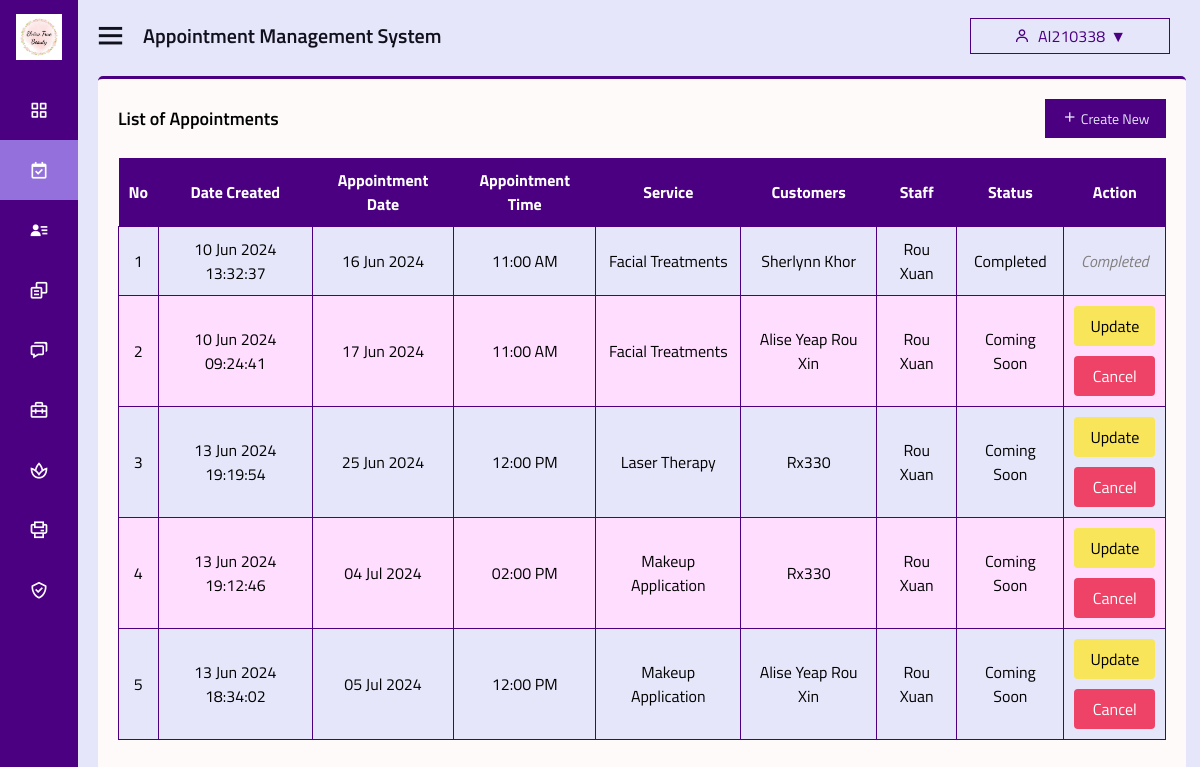
Page /admin-appointment.php (signed in) on the committed database.
### tables this page shows
CREATE TABLE `user` (
  `user_id` int(11) NOT NULL,
  `username` varchar(255) NOT NULL,
  `email` varchar(255) NOT NULL,
  `gender` enum('male','female','rather not say') NOT NULL,
  `password` varchar(255) NOT NULL,
  `phone_number` varchar(20) DEFAULT NULL,
  `profile_picture` varchar(255) DEFAULT NULL,
  `security_question_id` int(11) DEFAULT NULL,
  `security_answer` varchar(255) DEFAULT NULL,
  `verification_code` varchar(10) DEFAULT NULL,
  `is_verified` tinyint(1) NOT NULL DEFAULT 0,
  `role` enum('admin','staff','customer') NOT NULL DEFAULT 'customer',
  `date_created` timestamp NOT NULL DEFAULT current_timestamp(),
  `date_updated` timestamp NOT NULL DEFAULT current_timestamp() ON UPDATE current_timestamp()
);

CREATE TABLE `appointment` (
  `appointment_id` int(11) NOT NULL,
  `customer_id` int(11) NOT NULL,
  `service_id` int(11) NOT NULL,
  `staff_id` int(11) DEFAULT NULL,
  `appointment_date` date NOT NULL,
  `appointment_time` time NOT NULL,
  `appointment_status` varchar(20) NOT NULL,
  `date_created` timestamp NOT NULL DEFAULT current_timestamp(),
  `date_updated` timestamp NOT NULL DEFAULT current_timestamp() ON UPDATE current_timestamp()
);

CREATE TABLE `service` (
  `service_id` int(11) NOT NULL,
  `service_name` varchar(255) NOT NULL,
  `service_description` text DEFAULT NULL,
  `service_duration` int(11) DEFAULT NULL,
  `service_price` decimal(10,2) DEFAULT NULL,
  `service_image` varchar(255) DEFAULT NULL,
  `date_created` timestamp NOT NULL DEFAULT current_timestamp(),
  `date_updated` timestamp NOT NULL DEFAULT current_timestamp() ON UPDATE current_timestamp()
);

### admin-appointment.php (the view, shortened to what this page needs)
<?php
include 'config.php';
if (isset($_SESSION['user_id'])) {
    $user_id = $_SESSION['user_id'];
    $stmt_user = $pdo->prepare("SELECT * FROM user WHERE user_id = ?");
    $stmt_user->execute([$user_id]);
    $user = $stmt_user->fetch(PDO::FETCH_ASSOC);
    if ($user['role'] == 'admin') {
        $admin_name = $user['username'];
        $stmt_appointments = $pdo->prepare("SELECT a.*, s.service_name, c.username AS customer_name, u.username AS staff_name
                                            FROM appointment a
                                            LEFT JOIN service s ON a.service_id = s.service_id
                                            LEFT JOIN user c ON a.customer_id = c.user_id
                                            LEFT JOIN user u ON a.staff_id = u.user_id
                                            ORDER BY a.appointment_date ASC, a.appointment_time ASC");
        $stmt_appointments->execute();
        $appointments = $stmt_appointments->fetchAll(PDO::FETCH_ASSOC);
    } else {
        header("Location: login.php");
        exit();
    }
} else {
    header("Location: login.php");
    exit();
}
function convertToCustomFormat($time24) {
    $hour = intval(substr($time24, 0, 2));
    $minute = substr($time24, 3, 2);
    $meridiem = $hour >= 12 ? 'PM' : 'AM';
    $hour = $hour % 12;
    if ($hour == 0) {
        $hour = 12;
    }
    return sprintf('%02d:%s %s', $hour, $minute, $meridiem);
}
?>
<!DOCTYPE html>
<html lang="en" dir="ltr">
<head>
  <link rel="stylesheet" href="css/style.css">
  <link rel="stylesheet" href="https://cdnjs.cloudflare.com/ajax/libs/font-awesome/5.15.4/css/all.min.css" />
  <link href='https://unpkg.com/boxicons@2.0.7/css/boxicons.min.css' rel='stylesheet'>
  <link rel="stylesheet" href="https://code.jquery.com/ui/1.12.1/themes/base/jquery-ui.css">
  <link rel="stylesheet" href="https://cdnjs.cloudflare.com/ajax/libs/jquery-timepicker/1.13.18/jquery.timepicker.min.css">
</head>
<body>
<div class="sidebar close">
    <div class="logo-details">
      <img src="favicon/favicon.ico" alt="logo">
    </div>
    <ul class="nav-links">
    <li>
        <a href="admin-dashboard.php">
          <i class='bx bx-grid-alt' ></i>
        </a>
      </li>
      <li class="<?php echo basename($_SERVER['PHP_SELF']) == 'admin-appointment.php' ? 'active' : ''; ?>">
        <a href="admin-appointment.php">
          <i class='bx bx-calendar-check'></i>
        </a>
      </li>
      <li>
        <a href="admin-customer.php">
          <i class='bx bxs-user-detail' ></i>
        </a>
      </li>
      <li>
        <a href="admin-login.php">
          <i class='bx bx-copy-alt' ></i>
        </a>
      </li>
      <li>
        <a href="admin-message.php">
          <i class='bx bx-chat' ></i>
        </a>
      </li>
      <li>
        <a href="admin-staff.php">
          <i class='bx bx-briefcase-alt-2'></i>
        </a>
      </li>
      <li>
        <a href="admin-service.php">
          <i class='bx bx-spa'></i>
        </a>
      </li>
      <li>
        <a href="admin-report.php">
          <i class='bx bx-printer bx-flip-vertical' ></i>
        </a>
      </li>
      <li>
        <a href="admin-role.php">
          <i class='bx bx-check-shield' ></i>
        </a>
      </li>
    </div>
  <section class="home-section">
    <div class="home-content">
      <i class='bx bx-menu' ></i>
      <span class="text">Appointment Management System</span>
      <div class="user-dropdown">
        <button class="user-dropdown-btn">
        <i class="bx bx-user"></i> <?php echo isset($admin_name) ? $admin_name : ''; ?>
        </button>
      </div>
    </div>
    <div class="content">
      <div class="content-header">
        <h3 class="content-title">List of Appointments</h3>
        <div class="content-tools">
          <a href="admin-create-appointment.php" class="btn btn-flat btn-primary"><i class='bx bx-plus'></i> Create New</a>
        </div>
      </div>
      <div class="appointment-list-container">
        <table class="appointment-list">
          <thead>
            <tr>
              <th>No</th>
              <th>Date Created</th>
              <th>Appointment Date</th>
              <th>Appointment Time</th>
              <th>Service</th>
              <th>Customers</th>
              <th>Staff</th>
              <th>Status</th>
              <th>Action</th>
            </tr>
          </thead>
          <tbody>
            <?php foreach ($appointments as $key => $appointment): ?>
              <tr>
                <td><?php echo $key + 1; ?></td>
                <td><?php echo date('d M Y H:i:s', strtotime($appointment['date_created'])); ?></td>
                <td><?php echo date('d M Y', strtotime($appointment['appointment_date'])); ?></td>
                <td><?php echo convertToCustomFormat($appointment['appointment_time']); ?></td>
                <td><?php echo $appointment['service_name']; ?></td>
                <td><?php echo $appointment['customer_name']; ?></td>
                <td><?php echo $appointment['staff_name']; ?></td>
                <td><?php echo $appointment['appointment_status']; ?></td>
                <td>
                    <?php if ($appointment['appointment_status'] === 'Completed'): ?>
                        <span class="completed-status">Completed</span>
                    <?php else: ?>
                        <a href="admin-view-appointment.php?appointment_id=<?php echo $appointment['appointment_id']; ?>" class="admin-update-appointment-btn">Update</a>
                        <a href="#" class="admin-delete-appointment-btn" onclick="confirmDelete(<?php echo $appointment['appointment_id']; ?>)">Cancel</a>
                    <?php endif; ?>
                </td>
              </tr>
            <?php endforeach; ?>
          </tbody>
        </table>
      </div>
    </div>
  </section>
</body>
</html>

### css/style.css (style rules this page uses)
* { margin: 0; padding: 0; box-sizing: border-box; font-family: 'Titillium Web'; font-size: 16px; }
.sidebar { position: fixed; top: 0; left: 0; height: 100%; width: 320px; background: indigo; z-index: 100; transition: all 0.5s ease; }
.sidebar.close { width: 78px; }
.sidebar .logo-details { height: 60px; width: 100%; display: flex; align-items: center; margin-bottom: 20px; }
.sidebar.close .logo-details img { padding-left: 16px; padding-top: 14px; width:80%; }
.sidebar.close .logo-details img { display: block; }
.sidebar .logo-details img { display: none; }
.sidebar .nav-links { height: 100%; overflow: auto; }
.sidebar.close .nav-links { overflow: visible; }
.sidebar .nav-links li { position: relative; list-style: none; transition: all 0.4s ease; }
.sidebar .nav-links li i { height: 60px; min-width: 78px; text-align: center; line-height: 60px; color: #fff; font-size: 20px; cursor: pointer; transition: all 0.3s ease; }
.sidebar .nav-links li a { display: flex; align-items: center; text-decoration: none; }
.active { background-color: mediumpurple; color: #fff; }
.content { width: 97%; background-color: snow; height: 93%; margin-top: 16px; margin-left: 20px; border-top: 3px solid indigo; border-radius: 5px; }
.content-header { padding-top: 20px; margin-bottom: 0; display: flex; justify-content: space-between; align-items: center; padding-left: 20px; padding-right: 20px; }
.content-title { font-size: 18px; font-weight: 600; }
.content-tools { margin-left: auto; }
.btn { display: inline-block; padding: 8px 16px; font-size: 14px; text-align: center; text-decoration: none; cursor: pointer; }
.btn-primary { color: lavender; background-color: indigo; border: 1px solid indigo; }
.home-section { position: relative; background: lavender; height: 1000vh; left: 320px; width: calc(100% - 320px); transition: all 0.5s ease; }
.sidebar.close ~ .home-section { left: 78px; width: calc(100% - 78px); }
.home-section .home-content { height: 60px; display: flex; align-items: center; padding-top: 10px; }
.home-section .home-content .bx-menu, .home-section .home-content .text { color: #11101d; font-size: 35px; }
.home-section .home-content .bx-menu { margin: 0 15px; cursor: pointer; }
.home-section .home-content .text { font-size: 20px; font-weight: 600; }
.user-dropdown { position: absolute; display: inline-block; top: 24px; right: 0; margin-left: 800px; margin-right: 30px; }
.user-dropdown-btn { background-color: lavender; color: indigo; padding: 5px 15px; border: 1px solid indigo; cursor: pointer; font-size: 16px; display: flex; align-items: center; margin-top: -6px; width: 200px; justify-content: center; white-space: nowrap; overflow: hidden; text-overflow: ellipsis; }
.user-dropdown-btn i { margin-right: 8px; }
.user-dropdown-btn::after { content: '\25BC'; margin-left: 5px; }
.appointment-list-container { margin: 20px; text-align: center; }
.appointment-list { width: 100%; border-collapse: collapse; margin-top: 15px; }
.appointment-list th, .appointment-list td { text-align: center; }
.appointment-list th { background-color: #4B0082; color: #FFF; padding: 10px; }
.appointment-list tbody tr { background-color: #E6E6FA; }
.appointment-list tbody tr:nth-child(even) { background-color: #ffddff; }
.appointment-list td { padding: 10px; border: 1px solid #4B0082; }
.admin-update-appointment-btn { background-color: #F8E559; color: black; padding: 8px 16px; border: none; border-radius: 4px; cursor: pointer; text-decoration: none; transition: background-color 0.3s ease; display: block; text-align: center; font-family: 'Titillium Web'; }
.admin-delete-appointment-btn { background-color: #EE4266; color: #fff; padding: 8px 16px; border: none; border-radius: 4px; cursor: pointer; text-decoration: none; transition: background-color 0.3s ease; display: block; text-align: center; font-family: 'Titillium Web'; margin-top: 10px; }

### admin-appointment.php (style rules this page uses)
.completed-status { color: gray; font-style: italic; }

### rows in the picture
user: username "AI210338"
appointment: date_created "10 Jun 2024 13:32:37", appointment_date "16 Jun 2024", appointment_time "11:00 AM", service.service_name "Facial Treatments", customer.username "Sherlynn Khor", staff.username "Rou Xuan", appointment_status "Completed"
appointment: date_created "10 Jun 2024 09:24:41", appointment_date "17 Jun 2024", appointment_time "11:00 AM", service.service_name "Facial Treatments", customer.username "Alise Yeap Rou Xin", staff.username "Rou Xuan", appointment_status "Coming Soon"
appointment: date_created "13 Jun 2024 19:19:54", appointment_date "25 Jun 2024", appointment_time "12:00 PM", service.service_name "Laser Therapy", customer.username "Rx330", staff.username "Rou Xuan", appointment_status "Coming Soon"
appointment: date_created "13 Jun 2024 19:12:46", appointment_date "04 Jul 2024", appointment_time "02:00 PM", service.service_name "Makeup Application", customer.username "Rx330", staff.username "Rou Xuan", appointment_status "Coming Soon"
appointment: date_created "13 Jun 2024 18:34:02", appointment_date "05 Jul 2024", appointment_time "12:00 PM", service.service_name "Makeup Application", customer.username "Alise Yeap Rou Xin", staff.username "Rou Xuan", appointment_status "Coming Soon"
